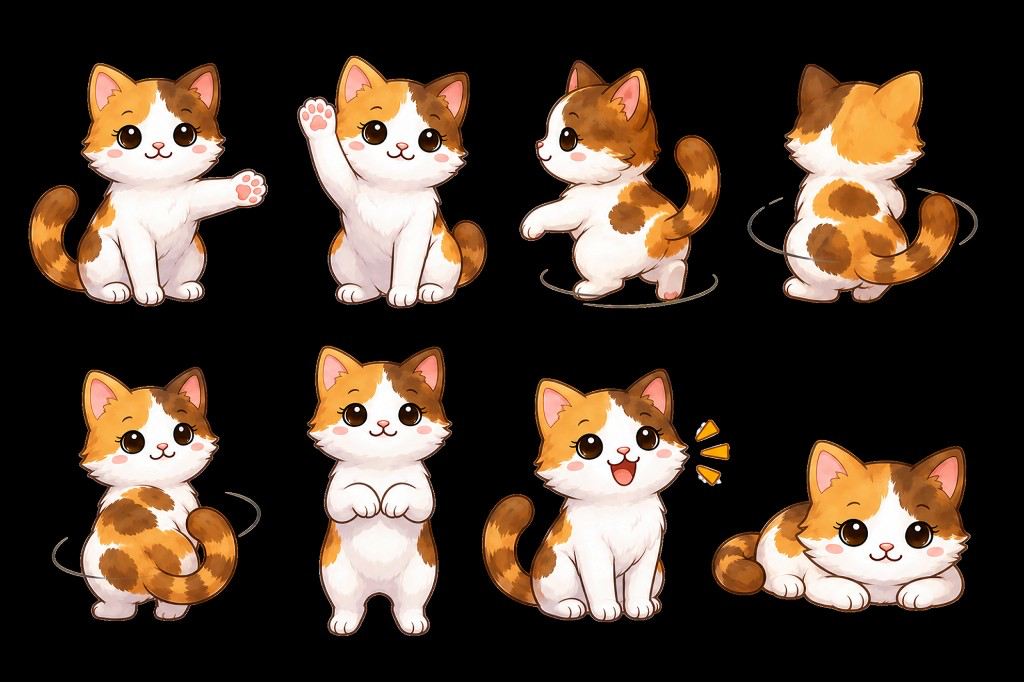
#> input picture .derivedData/trickclean/orig/calico.atlas/spin_2.png, 1024 x 682 px, found by its file name
$ python slice.py
#> lines starting #> are read from the running program, lines starting #| are printed output that depends on the picture
import numpy as np
from PIL import Image
from scipy import ndimage

def clean_arr(arr, black_thresh=60, pad=4):
    arr = arr.astype(np.int32)
    h, w = arr.shape[:2]
    luminance = arr[:, :, :3].max(axis=2)
    dark = luminance <= black_thresh
    lbl, n = ndimage.label(dark)
    border = set(lbl[0, :]).union(lbl[-1, :]).union(lbl[:, 0]).union(lbl[:, -1])
    border.discard(0)
    background = np.isin(lbl, list(border))
    subject = ~background
    slbl, sn = ndimage.label(subject)
    if sn > 1:
        sizes = ndimage.sum(np.ones_like(slbl), slbl, index=range(1, sn + 1))
        subject = slbl == (int(np.argmax(sizes)) + 1)
    out = arr.copy()
    out[~subject, 3] = 0
    ys, xs = np.where(subject)
    if len(ys) == 0: return None
    y0, y1 = max(0, ys.min()-pad), min(h, ys.max()+1+pad)
    x0, x1 = max(0, xs.min()-pad), min(w, xs.max()+1+pad)
    return out[y0:y1, x0:x1].astype(np.uint8)

master = np.array(Image.open("BabyTown/calico.atlas/spin_2.png").convert("RGBA"))
H, W = master.shape[:2]
#> H = 682; W = 1024
ch, cw = H // 2, W // 4
#> ch = 341; cw = 256
for r in range(2):
    for c in range(4):
        cell = master[r*ch:(r+1)*ch, c*cw:(c+1)*cw]
        res = clean_arr(cell)
        if res is not None:
            Image.fromarray(res, "RGBA").save(f".derivedData/trickclean/cell_{r}_{c}.png")
            print(f"cell_{r}_{c}: {res.shape[1]}x{res.shape[0]}")
#> this loop made 2 passes
#> pass 1, `Image.fromarray(res, "RGBA").save(f".derivedData/trickclean/cell_{r}_{..`:
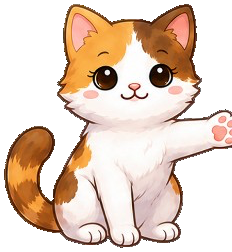
#> saved as cell_0_0.png: PIL image 232x252 RGBA; mean R, G, B, A 122.5, 101.5, 86.2, 148.2; transparent parts drawn white
#> pass 1, `Image.fromarray(res, "RGBA").save(f".derivedData/trickclean/cell_{r}_{..`:
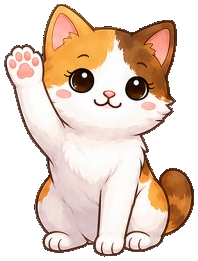
#> saved as cell_0_1.png: PIL image 198x261 RGBA; mean R, G, B, A 135.5, 115.4, 101.9, 160.3; transparent parts drawn white
#> pass 1, `Image.fromarray(res, "RGBA").save(f".derivedData/trickclean/cell_{r}_{..`:
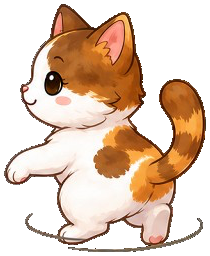
#> saved as cell_0_2.png: PIL image 210x256 RGBA; mean R, G, B, A 108.1, 83.2, 64.5, 137.1; transparent parts drawn white
#> pass 1, `Image.fromarray(res, "RGBA").save(f".derivedData/trickclean/cell_{r}_{..`:
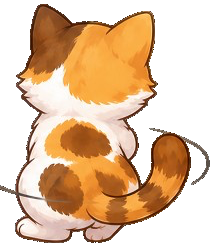
#> saved as cell_0_3.png: PIL image 214x247 RGBA; mean R, G, B, A 116.1, 83.7, 52.8, 143.7; transparent parts drawn white
#> after the loop:
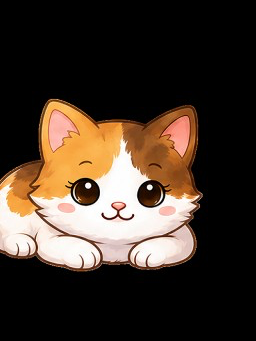
#> cell: shape (341, 256, 4); mean R, G, B, A 66, 53.1, 42.4, 255
#> after the loop:
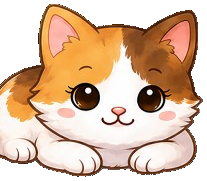
#> res: shape (181, 207, 4); mean R, G, B, A 153.8, 123.6, 98.9, 188.2; transparent parts drawn white

$ run again, with .derivedData/trickclean/orig/calico.atlas/spin_0.png copied over .derivedData/trickclean/orig/calico.atlas/spin_2.png
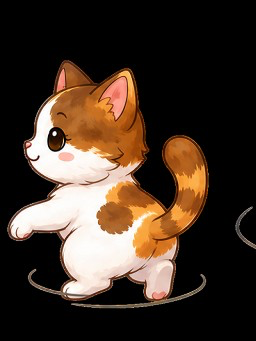
#> input picture .derivedData/trickclean/orig/calico.atlas/spin_0.png, 256 x 341 px, found by its file name
#> after the loop `for r in range(2):`:
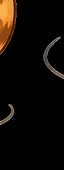
#> cell: shape (170, 64, 4); mean R, G, B, A 14.9, 9.7, 5.3, 255
#> after the loop `for r in range(2):`:
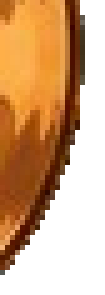
#> res: shape (59, 21, 4) (shown 5 times larger); mean R, G, B, A 103.3, 60.8, 23, 145.3; transparent parts drawn white
